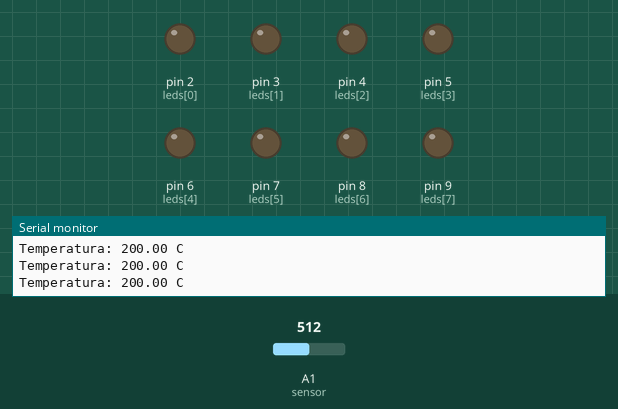
Simulated run of this sketch. Board: Arduino Uno, built with avr-gcc and run on an emulated ATmega328P. Parts: output pins drawn as LEDs (lit = HIGH), the last lines printed to the serial monitor. Inputs (shaded band) come from the test bench; at power-on: A1 (sensor) = 512.

Above: at 1.2 s.
1.3 s: A1 (sensor) set to 152
4.3 s: A1 (sensor) set to 136
At 5.1 s:
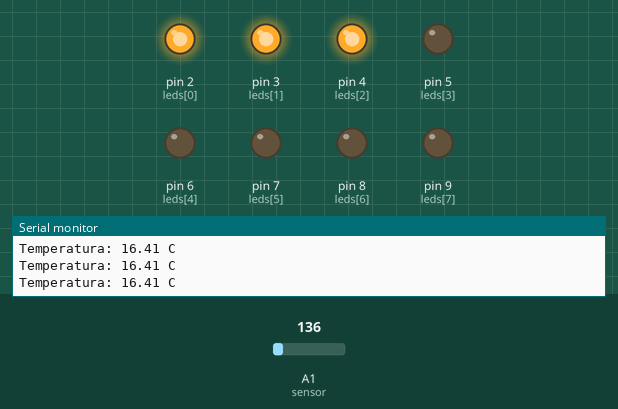
Timing chart, 0 to 7.3 s (numbered marks = the images above; inputs shaded):
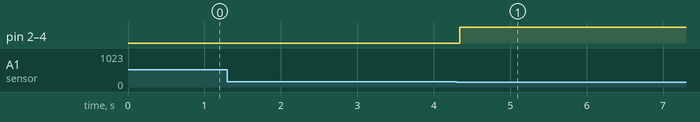

Measured:
- the behaviour switches between 144 and 143 on A1 (sensor) (found by bisection; images 0 and 1)
- after the input at 4.3 s, pin 2 (leds[0]), pin 3 (leds[1]), pin 4 (leds[2]): LOW → HIGH at once

The sketch:

temperatura_etec_20221.ino
```cpp
//Declaração das variáveis
byte leds[] = {2, 3, 4, 5, 6, 7, 8, 9};
int sensor = A1;
float temp = 0;
float temp2 = 0;

// Inicialização das variáveis
void setup() {
  for (int i = 0; i <= sizeof(leds); i++) {
  	pinMode(leds[i], OUTPUT);
  }
  pinMode(sensor, INPUT);
  //analogReference(INTERNAL);
  Serial.begin(9600);
}

// Execução
void loop() {
	temp2 = analogRead(sensor);
  	float tensao = 5 * temp2;
  	tensao = tensao / 1024;
  	temp = (tensao - 0.5) * 100;

    Serial.print("Temperatura: ");
  	Serial.print(temp);
  	Serial.println(" C");

  if (temp >= -40 && temp <=20) {
  	 digitalWrite(leds[0], 1);
     digitalWrite(leds[1], 1);
     digitalWrite(leds[2], 1);

  }
}
```
